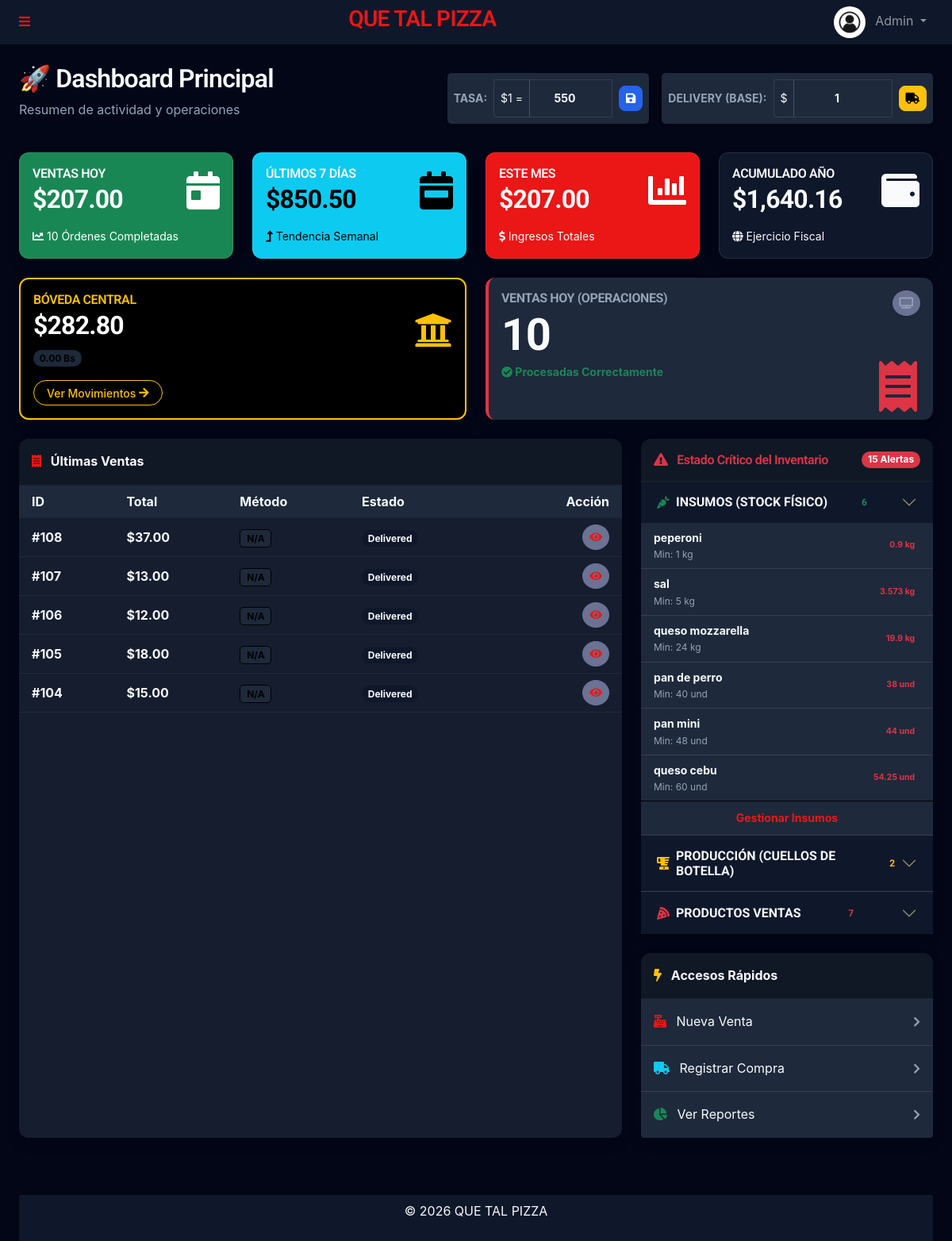
Screenshot of /admin/index.php (signed in) with the database file from the repository.
### tables this page shows
CREATE TABLE `company_vault` (
  `id` int(11) NOT NULL,
  `balance_usd` decimal(12,2) DEFAULT 0.00,
  `balance_ves` decimal(12,2) DEFAULT 0.00,
  `last_updated` timestamp NULL DEFAULT current_timestamp() ON UPDATE current_timestamp()
);

CREATE TABLE `users` (
  `id` int(11) NOT NULL,
  `name` varchar(100) NOT NULL,
  `email` varchar(150) NOT NULL,
  `password` varchar(255) NOT NULL,
  `phone` varchar(20) NOT NULL,
  `document_id` varchar(50) NOT NULL,
  `address` text NOT NULL,
  `role` enum('admin','user') NOT NULL DEFAULT 'user',
  `profile_pic` varchar(255) DEFAULT 'default.jpg',
  `balance` decimal(10,2) DEFAULT 0.00,
  `salary_amount` decimal(20,6) NOT NULL DEFAULT 0.000000,
  `salary_frequency` enum('weekly','biweekly','monthly') NOT NULL DEFAULT 'monthly',
  `job_role` enum('manager','kitchen','cashier','delivery','other') NOT NULL DEFAULT 'other',
  `reset_token` varchar(255) DEFAULT NULL,
  `token_expiry` datetime DEFAULT NULL,
  `created_at` timestamp NULL DEFAULT current_timestamp(),
  `updated_at` timestamp NULL DEFAULT current_timestamp() ON UPDATE current_timestamp()
);

CREATE TABLE `product_components` (
  `id` int(11) NOT NULL,
  `product_id` int(11) NOT NULL,
  `component_type` enum('raw','manufactured','product') NOT NULL,
  `component_id` int(11) NOT NULL,
  `quantity` decimal(10,4) NOT NULL
);

### admin/index.php (the view, shortened to what the rows shown need)
<?php
require_once '../templates/autoload.php';
$vaultBalance = $vaultManager->getBalance();
$ventasDia = $orderManager->getTotalVentasDia();
$countVentasDia = $orderManager->getCountVentasDia();
$ventasSemana = $orderManager->getTotalVentasSemana();
$ventasMes = $orderManager->getTotalVentasMes();
$ventasAnio = $orderManager->getTotalVentasAnio();
$lowProducts = $productManager->getLowStockProducts();
$lowMaterials = $rawMaterialManager->getLowStockMaterials();
$lowManufactured = $productionManager->getLowStockManufactured();
$ultimasVentas = $orderManager->getUltimosPedidos(5);
require_once '../templates/header.php';
?>
<div class="container-fluid mt-4 px-4">
    <div class="d-flex justify-content-between align-items-center mb-4">
        <div>
            <h2>🚀 Dashboard Principal</h2>
        </div>
    </div>
    <div class="row g-4 mb-4">
        <div class="col-xl-3 col-md-6">
            <div class="card bg-success text-white h-100 shadow">
                <div class="card-body">
                    <div class="d-flex justify-content-between align-items-center">
                        <div>
                            <h2 class="mb-0 fw-bold">$<?= number_format($ventasDia, 2) ?></h2>
                        </div>
                    </div>
                </div>
            </div>
        </div>
        <div class="col-xl-3 col-md-6">
            <div class="card bg-info text-white h-100 shadow">
                <div class="card-body">
                    <div class="d-flex justify-content-between align-items-center">
                        <div>
                            <h2 class="mb-0 fw-bold">$<?= number_format($ventasSemana, 2) ?></h2>
                        </div>
                    </div>
                </div>
            </div>
        </div>
        <div class="col-xl-3 col-md-6">
            <div class="card bg-primary text-white h-100 shadow">
                <div class="card-body">
                    <div class="d-flex justify-content-between align-items-center">
                        <div>
                            <h2 class="mb-0 fw-bold">$<?= number_format($ventasMes, 2) ?></h2>
                        </div>
                    </div>
                </div>
            </div>
        </div>
        <div class="col-xl-3 col-md-6">
            <div class="card bg-secondary text-white h-100 shadow">
                <div class="card-body">
                    <div class="d-flex justify-content-between align-items-center">
                        <div>
                            <h2 class="mb-0 fw-bold">$<?= number_format($ventasAnio, 2) ?></h2>
                        </div>
                    </div>
                </div>
            </div>
        </div>
    </div>
    <div class="row g-4 mb-4">
        <div class="col-xl-6 col-md-6">
            <div class="card bg-dark text-white h-100 shadow border-2 border-warning">
                <div class="card-body">
                    <div class="d-flex justify-content-between align-items-center">
                        <div>
                            <h6 class="text-uppercase mb-1 text-warning">Bóveda Central</h6>
                            <h2 class="mb-0 fw-bold text-white">$<?= number_format($vaultBalance['balance_usd'], 2) ?>
                            </h2>
                            <div class="mt-2">
                                <span class="badge bg-light text-dark rounded-pill">
                                    <?= number_format($vaultBalance['balance_ves'], 2) ?> Bs
                                </span>
                            </div>
                        </div>
                    </div>
                </div>
            </div>
        </div>
        <div class="col-xl-6 col-md-6">
            <div class="card bg-white h-100 shadow border-0 border-start border-4 border-danger">
                <div class="card-body">
                    <div class="d-flex justify-content-between align-items-start">
                        <div>
                            <h1 class="display-4 fw-bold text-dark mb-0"><?= $countVentasDia ?></h1>
                        </div>
                    </div>
                </div>
            </div>
        </div>
    </div>
    <div class="row g-4 mb-5">
        <div class="col-lg-8">
            <div class="card shadow h-100 border-0">
                <div class="table-responsive">
                    <table class="table table-hover mb-0 align-middle">
                        <thead class="bg-light">
                            <tr>
                                <th class="border-0 ps-3">ID</th>
                                <th class="border-0">Total</th>
                                <th class="border-0">Método</th>
                                <th class="border-0">Estado</th>
                                <th class="border-0 text-end pe-3">Acción</th>
                            </tr>
                        </thead>
                        <tbody>
                            <?php foreach ($ultimasVentas as $venta): ?>
                                <tr>
                                    <td class="fw-bold ps-3">#<?= $venta['id'] ?></td>
                                    <td class="text-success fw-bold">$<?= number_format($venta['total_price'], 2) ?></td>
                                    <td><span
                                            class="badge bg-light text-dark border"><?= $venta['payment_method'] ?? 'N/A' ?></span>
                                    </td>
                                    <td>
                                        <?php
                                        $statusClass = match ($venta['status']) {
                                            'paid' => 'bg-success',
                                            'pending' => 'bg-warning text-dark',
                                            'cancelled' => 'bg-danger',
                                            default => 'bg-secondary'
                                        };
                                        $statusLabel = match ($venta['status']) {
                                            'paid' => 'Pagado',
                                            'pending' => 'Pendiente',
                                            'cancelled' => 'Cancelado',
                                            default => ucfirst($venta['status'])
                                        };
                                        ?>
                                        <span class="badge <?= $statusClass ?> rounded-pill"><?= $statusLabel ?></span>
                                    </td>
                                    <td class="text-end pe-3">
                                        <a href="ver_venta.php?id=<?= $venta['id'] ?>"
                                            class="btn btn-sm btn-light text-primary rounded-circle">
                                            <i class="fa fa-eye"></i>
                                        </a>
                                    </td>
                                </tr>
                            <?php endforeach; ?>
                        </tbody>
                    </table>
                </div>
            </div>
        </div>
        <div class="col-lg-4">
            <div class="card shadow mb-4 border-0">
                <div class="card-body p-0">
                    <div class="accordion accordion-flush" id="accordionStock">
                        <div class="accordion-item">
                            <h2 class="accordion-header">
                                <button class="accordion-button collapsed fw-bold text-muted small text-uppercase" type="button" data-bs-toggle="collapse" data-bs-target="#flush-collapseOne">
                                    <i class="fa fa-carrot me-2 text-success"></i> Insumos (Stock Físico)
                                    <span class="badge bg-success-subtle text-success ms-auto"><?= count($lowMaterials) ?></span>
                                </button>
                            </h2>
                            <div id="flush-collapseOne" class="accordion-collapse collapse show" data-bs-parent="#accordionStock">
                                <div class="accordion-body p-0">
                                    <?php if (empty($lowMaterials)): ?>
                                        <div class="p-3 text-center small text-muted">Todo en orden</div>
                                    <?php else: ?>
                                        <ul class="list-group list-group-flush small">
                                            <?php foreach ($lowMaterials as $m): ?>
                                                <li class="list-group-item d-flex justify-content-between align-items-center px-3">
                                                    <div>
                                                        <div class="fw-bold text-dark"><?= htmlspecialchars($m['name']) ?></div>
                                                        <div class="text-muted" style="font-size: 0.75rem;">Min: <?= floatval($m['min_stock']) ?> <?= $m['unit'] ?></div>
                                                    </div>
                                                    <div class="badge bg-danger-subtle text-danger rounded-pill">
                                                        <?= floatval($m['stock_quantity']) ?> <?= $m['unit'] ?>
                                                    </div>
                                                </li>
                                            <?php endforeach; ?>
                                        </ul>
                                    <?php endif; ?>
                                </div>
                            </div>
                        </div>
                        <div class="accordion-item">
                            <h2 class="accordion-header">
                                <button class="accordion-button collapsed fw-bold text-muted small text-uppercase" type="button" data-bs-toggle="collapse" data-bs-target="#flush-collapseTwo">
                                    <i class="fa fa-blender me-2 text-warning"></i> Producción (Cuellos de Botella)
                                    <span class="badge bg-warning-subtle text-warning ms-auto"><?= count($lowManufactured) ?></span>
                                </button>
                            </h2>
                        </div>
                        <div class="accordion-item">
                            <h2 class="accordion-header">
                                <button class="accordion-button collapsed fw-bold text-muted small text-uppercase" type="button" data-bs-toggle="collapse" data-bs-target="#flush-collapseThree">
                                    <i class="fa fa-pizza-slice me-2 text-danger"></i> Productos Ventas
                                    <span class="badge bg-danger-subtle text-danger ms-auto"><?= count($lowProducts) ?></span>
                                </button>
                            </h2>
                        </div>
                    </div>
                </div>
            </div>
        </div>
    </div>
</div>
<?php require_once '../templates/footer.php'; ?>

### rows the page displays
company_vault: balance_usd "282.80", balance_ves "0.00"
users: id "108", total_price "37.00", payment_method "N/A", statusLabel "Delivered", id "107", total_price "13.00", id "106", total_price "12.00", id "105", total_price "18.00", id "104", total_price "15.00"
product_components: name "peperoni", min_stock "1", unit "kg", stock_quantity "0.9"
product_components: name "queso mozzarella", min_stock "24", unit "kg", stock_quantity "19.9"
product_components: name "pan de perro", min_stock "40", unit "und", stock_quantity "38"
product_components: name "pan mini", min_stock "48", unit "und", stock_quantity "44"

### other values shown
$GLOBALS['site_name'] "QUE TAL PIZZA"
$user_role "Admin"
$ventasDia "207.00"
$countVentasDia "10"
$ventasSemana "850.50"
$ventasMes "207.00"
$ventasAnio "1,640.16"
$stockCritico "15"
count($lowMaterials) "6"
$m['name'] "sal"
$m['min_stock'] "5"
$m['unit'] "kg"
$m['stock_quantity'] "3.573"
$m['name'] "queso cebu"
$m['min_stock'] "60"
